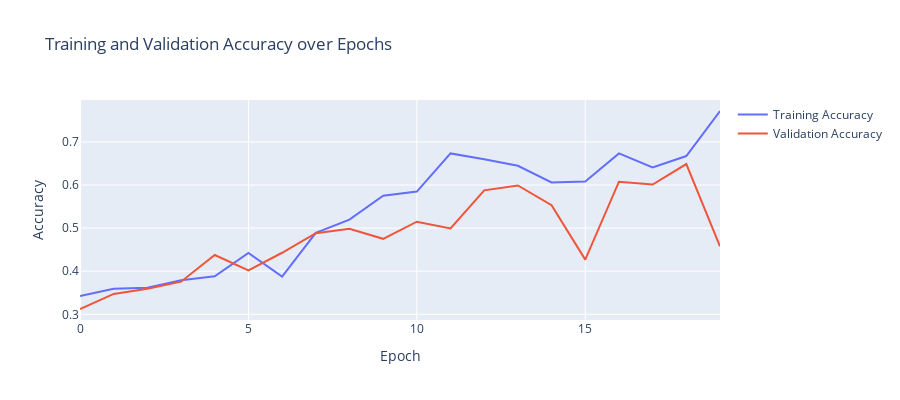

Write notebook code for a chart like this one.
### Code cell
fig = graph.Figure()

# the training loss 
fig.add_trace(graph.Scatter(y=train_acc, mode='lines', name='Training Accuracy'))
# the validation loss 
fig.add_trace(graph.Scatter(y=val_acc, mode='lines', name='Validation Accuracy'))
# Update the layout with titles and axis labels
fig.update_layout(title='Training and Validation Accuracy over Epochs',
                  xaxis_title='Epoch',
                  yaxis_title='Accuracy',
                  width=900,
                  height=400)
fig.show()

### Figure 1 — Plotly figure (JSON) as saved in the notebook; plotly's stock layout.template omitted (floating-point values rounded to 4 significant figures)
{"data": [{"mode": "lines", "name": "Training Accuracy", "type": "scatter", "y": [0.3424, 0.3594, 0.3617, 0.3792, 0.3881, 0.4423, 0.3875, 0.4889, 0.5197, 0.5751, 0.5848, 0.6734, 0.6599, 0.6446, 0.6059, 0.6083, 0.6735, 0.6409, 0.6673, 0.7718]}, {"mode": "lines", "name": "Validation Accuracy", "type": "scatter", "y": [0.3123, 0.3473, 0.3593, 0.3757, 0.4376, 0.402, 0.4428, 0.4883, 0.4983, 0.4752, 0.5149, 0.4992, 0.5876, 0.5991, 0.5534, 0.4269, 0.6077, 0.6012, 0.6487, 0.4577]}], "layout": {"height": 400, "title": {"text": "Training and Validation Accuracy over Epochs"}, "width": 900, "xaxis": {"title": {"text": "Epoch"}}, "yaxis": {"title": {"text": "Accuracy"}}}}
